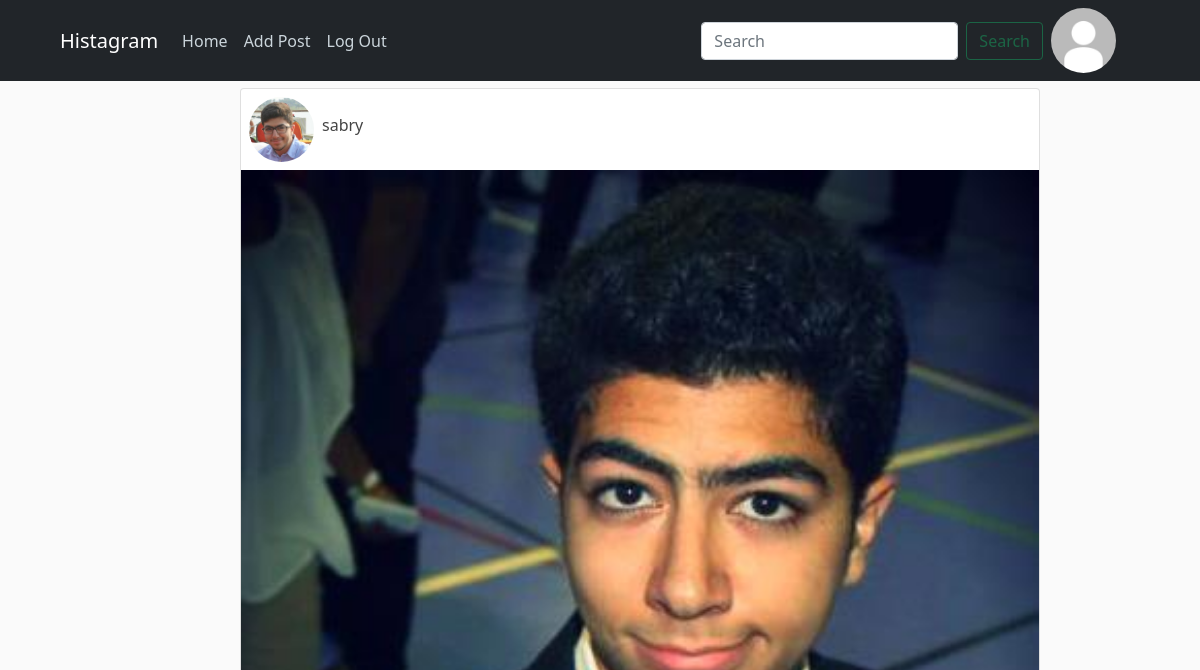
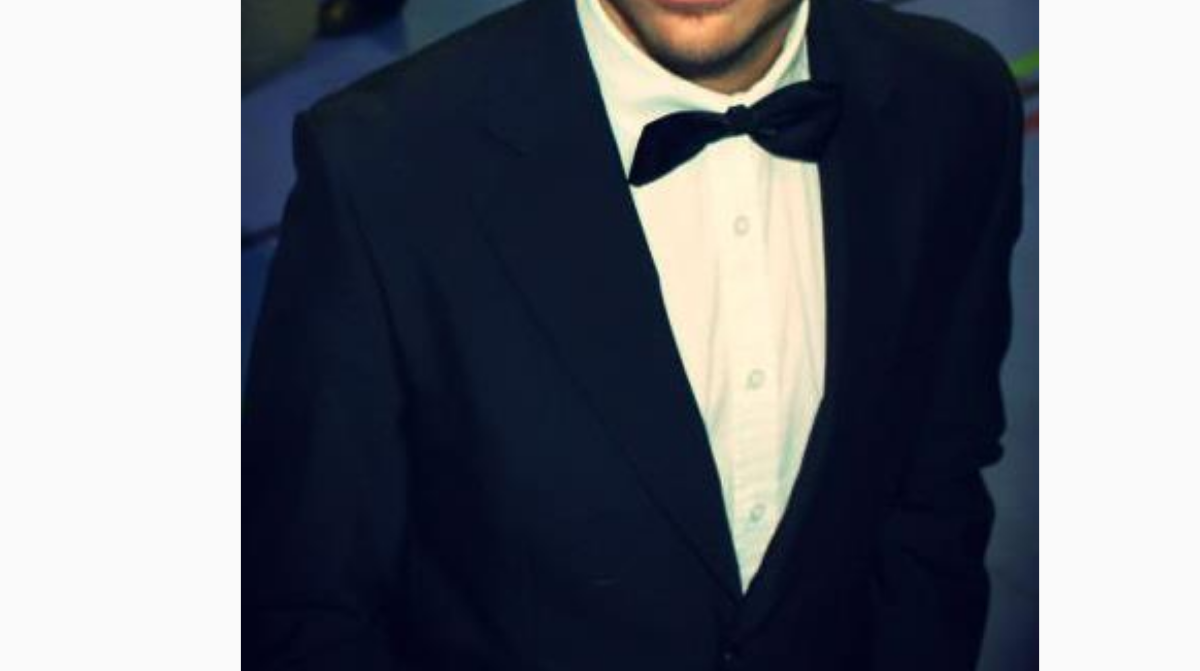
The app's page / (signed in, upper part), older data (2 pictures, top to bottom).
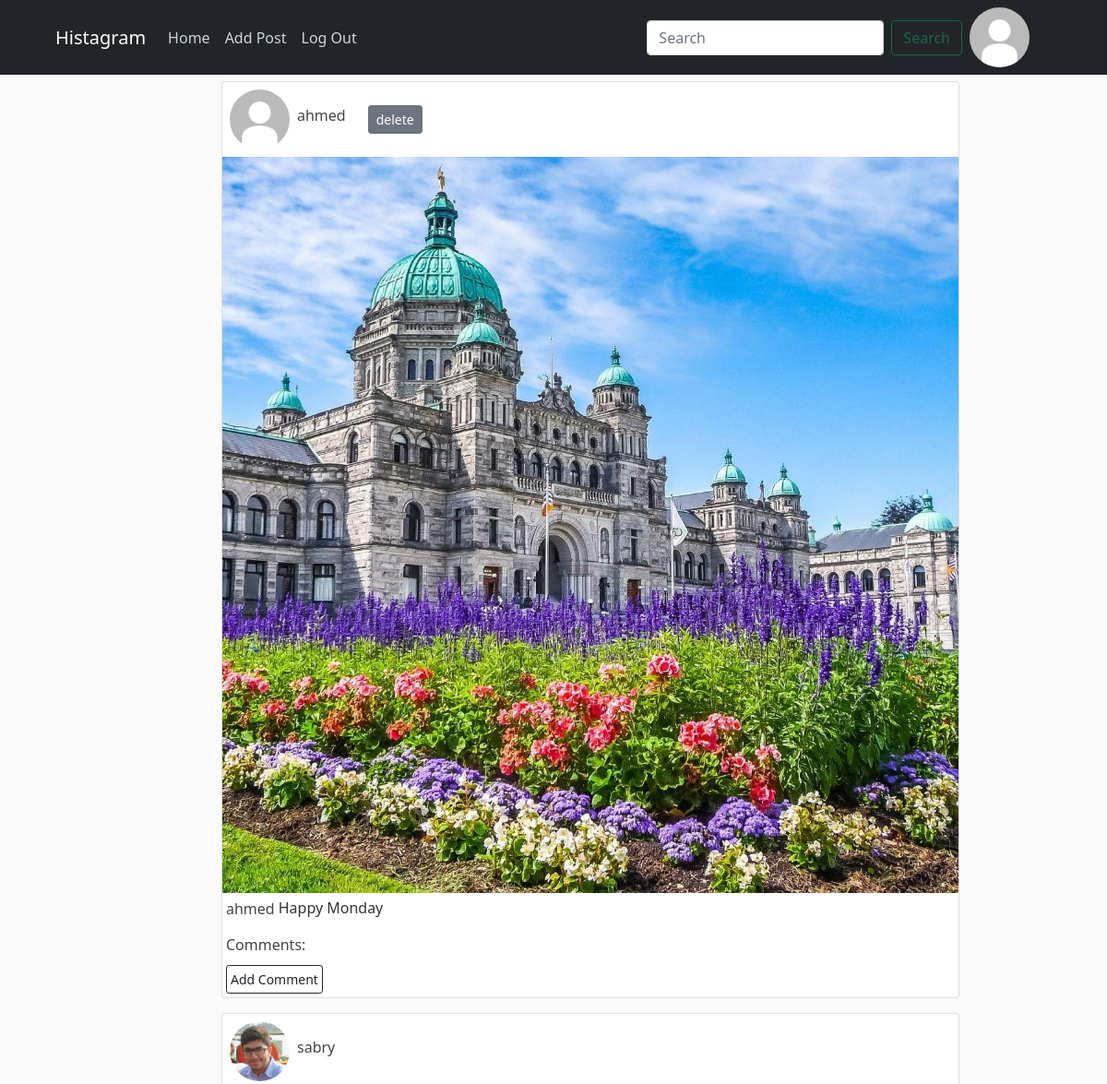
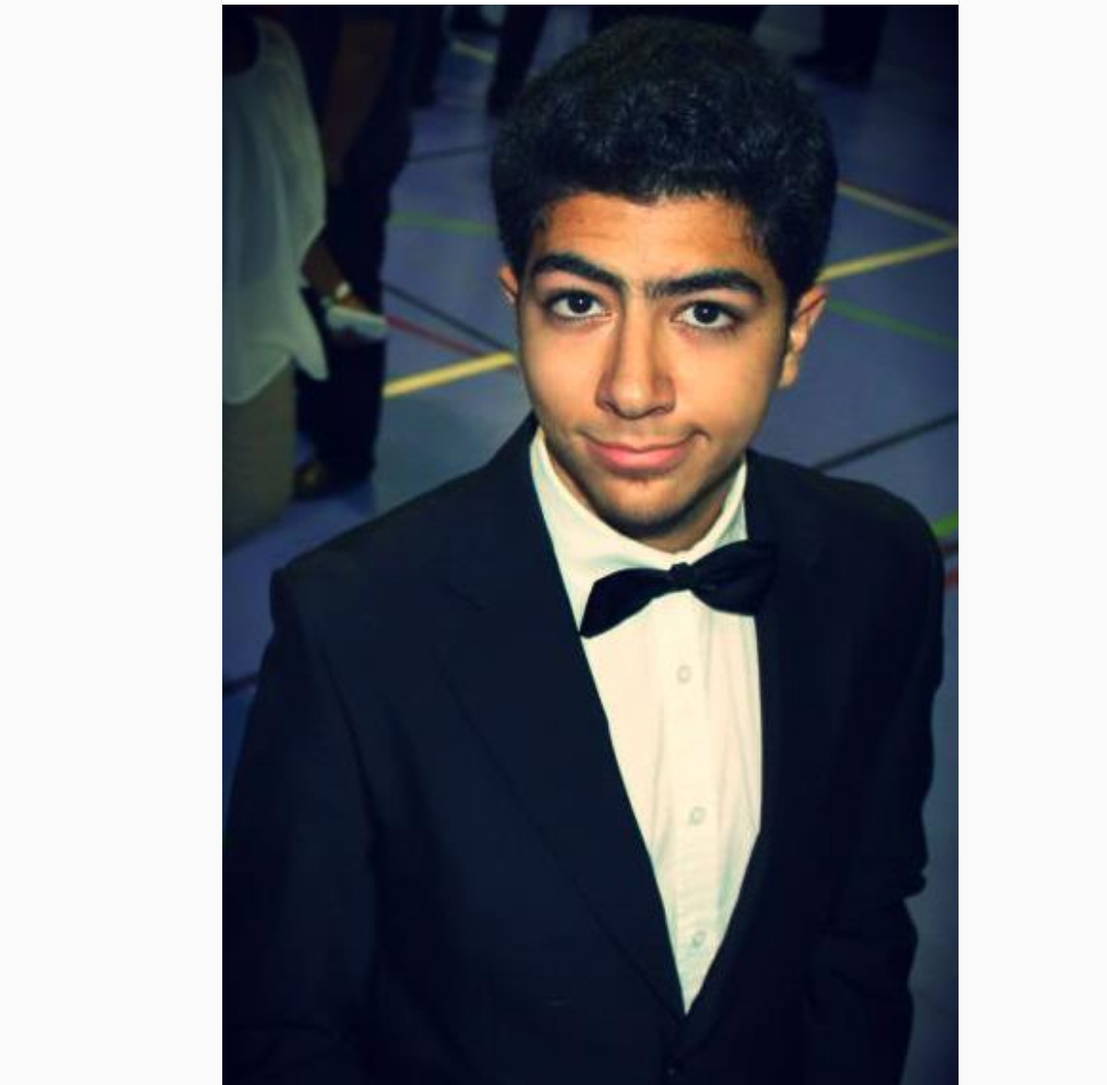
The same page, newer data (2 pictures, top to bottom).
### posts/models.py (models this page shows, shortened)
class Posts(models.Model):
    caption = models.CharField(max_length=2200)
    date_posted = models.DateTimeField(default=timezone.now)
    image = models.ImageField(upload_to="PostsImages")
    user = ForeignKey(User, on_delete=models.CASCADE, related_name="userposts")

### users/models.py (models this page shows, shortened)
class Profile(models.Model):
    user = models.OneToOneField(User, on_delete=models.CASCADE)
    picture = models.ImageField(default="DefaultPP.jpg", upload_to="ProfilePictures")
    status = models.CharField(max_length=300, default="")
    name = models.CharField(max_length=150, default="")

### posts/views.py (the view)
# urls.py: path("", PostsListView.as_view(), name="homepage"),
class PostsListView(LoginRequiredMixin, ListView):
    model = Posts
    template_name = "posts/list.html"
    context_object_name = "posts"
    ordering = ["-date_posted"]

### posts/templates/posts/list.html (shortened to what this page needs)
{% extends "posts/base.html" %}
{% block content %}
{% for post in posts %}
<div class="col-md-2"></div>
<div class="col-md-8">
<div class="card m-2" style="width: 50rem;">
   <div style='display:flex; justify-content:space-between;'>
      <div style='display: flex; align-items: center'>
      <img class="rounded-circle article-img m-2" src="{{ post.user.profile.picture.url }}" />
      <a class="text-decoration-none text-dark " href="{% url 'profile' post.user.profile.pk %}">
         <h6>{{post.user.username}}</h6>
      </a>
      {% if user == post.user %}
      <a href="{% url 'delete-post' post.pk %}" class="btn btn-secondary btn-sm right m-4 ">delete</a>
      {% endif %}
      </div>
   </div>
   <img class="card-img-body" src="{{ post.image.url }}" alt="Card image cap">
   <div class="card-body d-flex flex-row m-0 p-0 pt-1">
      <a class="card-title text-decoration-none text-dark" href="{% url 'profile' post.user.profile.pk %}">
         <h6 class="m-1">{{post.user.username}} </h6>
      </a>
     <p class="card-text m-0.9">{{ post.caption}}</p>
   </div>
   <div class="m-0 p-0 pt-1">
      <h6 class="m-1">Comments:</h6>
   </div>
      <div class="float-right">
      <a href="{% url 'add-comment' post.id %}" class="btn btn-outline-dark  btn-sm right mt-2 m-1 p-1">Add Comment</a>
      </div>
   </div>
</div>
<div class="col-md-2"></div>
{% endfor %}
{% endblock %}

Row changes from the older to the newer data that the page shows:
added Posts: user.profile.picture (placeholder picture), user.username "ahmed", shows "delete", image (picture), caption "Happy Monday"
